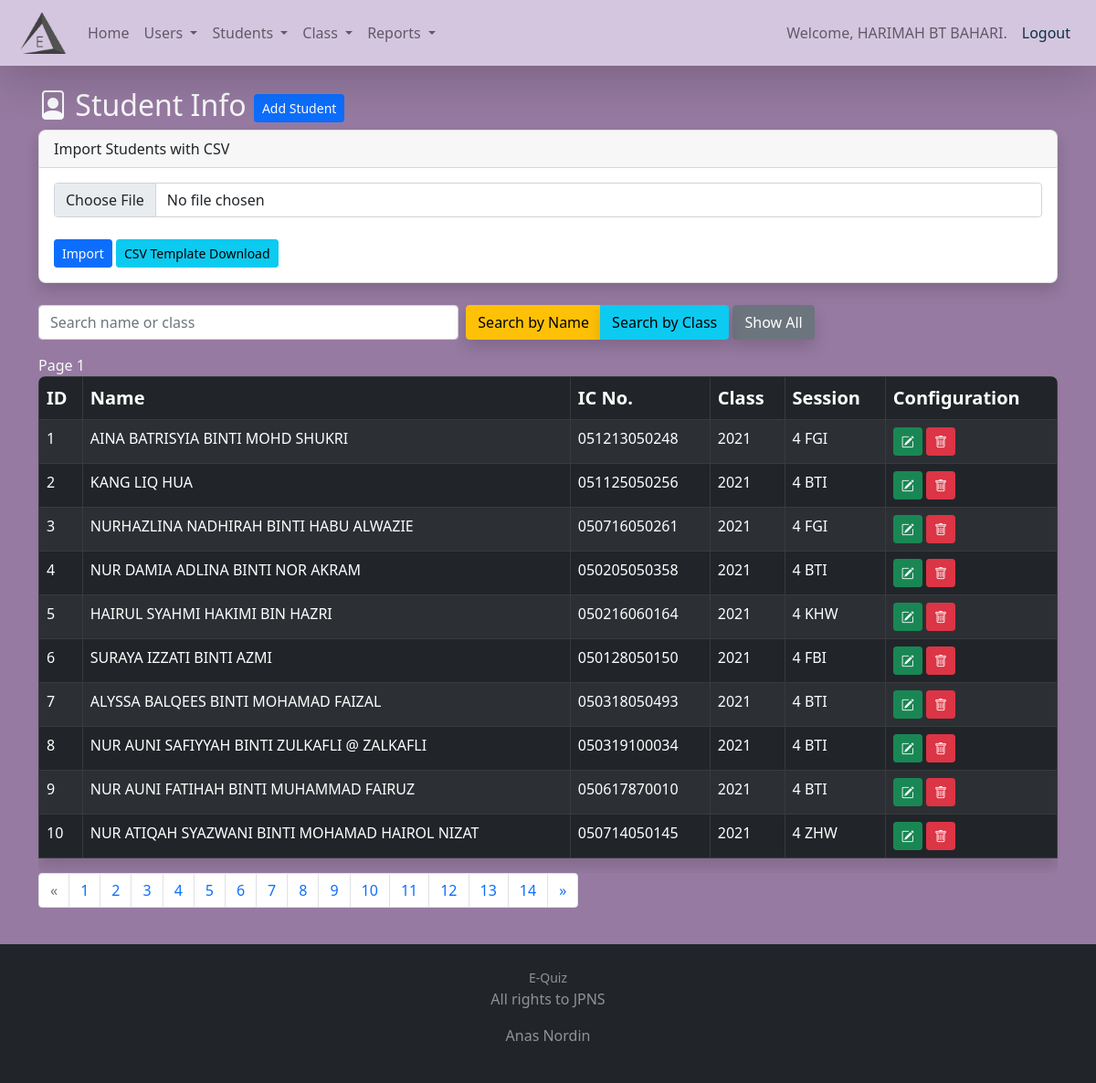
/admin/student_info.php?page=1 (signed in), run on the app's committed database.
### tables this page shows
CREATE TABLE `user` (
  `u_id` int(11) NOT NULL,
  `user_name` varchar(150) NOT NULL,
  `u_username` varchar(30) NOT NULL,
  `u_password` varchar(35) NOT NULL,
  `u_access_lvl` tinyint(4) NOT NULL,
  `date_updated` datetime NOT NULL DEFAULT current_timestamp() ON UPDATE current_timestamp()
);

CREATE TABLE `student` (
  `std_id` int(11) NOT NULL,
  `std_username` varchar(50) NOT NULL,
  `std_password` varchar(50) NOT NULL,
  `std_name` varchar(150) NOT NULL,
  `std_matric` varchar(25) NOT NULL,
  `std_session` varchar(20) NOT NULL,
  `class_id` int(11) NOT NULL
);

CREATE TABLE `class` (
  `class_id` int(11) NOT NULL,
  `class_section` varchar(10) NOT NULL
);

### admin/student_info.php (the view, shortened to what this page needs)
<?php
include('admin_header.php');
include('../inc/database.php');
$rpp = 10;
isset($_GET['page']) ? $page = $_GET['page'] : $page = 0;
if($page > 1) {
    $start = ($page * $rpp) - $rpp;
} else {
    $start = 0;
}
$sql="SELECT * FROM student";
$query=$conn->query($sql);
$numRows = $query->num_rows;
$totalPages = $numRows / $rpp;
?>
<div class="container text-light">
    <br>
    <h2 class="bi bi-file-person">
        Student Info <a href="std_form.php" class="btn btn-sm btn-primary">Add Student</a>
    </h2>
    <div class="card text-dark shadow" style="width: inherit;">
        <form action="import_process_std.php" method="post" enctype="multipart/form-data">
            <div class="card-header">
                Import Students with CSV
            </div>
            <div class="card-body">
                <input type="file" name="file" class="form-control" required> <br>
                <input type="submit" name="saveimport" value="Import" class="btn btn-sm btn-primary">
                <a href="../assets/student.csv" class="btn btn-sm btn-info" title="Student CSV" download>CSV Template Download</a>
            </div>
        </form>
    </div>
    <br>
    <form class="row g-2" method="POST">
        <div class="col-5">
            <input type="text" class="form-control" placeholder="Search name or class" name="search">
        </div>
        <div class="col-auto">
            <div class="btn-group" role="group">
                <input type="submit" class="btn btn-warning mb-3 shadow" name="submit" value="Search by Name">
                <input type="submit" class="btn btn-info mb-3 shadow" name="submitclass" value="Search by Class">
            </div>
            <a href="student_info.php?page=1" class="btn btn-secondary mb-3 shadow">Show All</a>
        </div>
    </form>
    <span>Page <?php echo $_GET['page']?></span>
    <div class="table-responsive table-scroll" style="max-height: 700px;">
        <table class="table table-dark table-striped table-bordered shadow table-hover">
            <thead>
                <tr>
                    <th>ID</th>
                    <th>Name</th>
                    <th>IC No.</th>
                    <th>Class</th>
                    <th>Session</th>
                    <th>Configuration</th>
                </tr>
            </thead>
            <tbody>
                <?php
                    if(isset($_POST['submit'])):
                        $qsearch = $_POST['search'];
                        $sql2 = "SELECT * FROM student s INNER JOIN class c WHERE c.class_id = s.class_id AND s.std_name LIKE '%$qsearch%'";
                    else:
                        $sql2="SELECT * FROM student s INNER JOIN class c WHERE c.class_id = s.class_id ORDER BY s.std_id LIMIT $start, $rpp";;
                    endif;
                    $query2 = $conn->query($sql2);
                    while($row=mysqli_fetch_assoc($query2)):
                ?>
                <tr>
                    <td><?php echo $row['std_id'] ?></td>
                    <td><?php echo $row['std_name'] ?></td>
                    <td><?php echo $row['std_matric'] ?></td>
                    <td><?php echo $row['std_session'] ?></td>
                    <td><?php echo $row['class_section'] ?></td>
                    <td>
                        <a href="std_edit.php?id=<?php echo $row['std_id'] ?>" class="btn btn-sm btn-success bi bi-pencil-square" title="Edit"></a>
                        <a href="javascript:void(0)" onclick="delete_data('std_delete.php?id=<?php echo $row['std_id']?>')" class="btn btn-sm btn-danger bi bi-trash" title="Delete"></a>
                    </td>
                </tr>
                <?php
                    endwhile;
                ?>
            </tbody>
        </table>
    </div>
    <?php if (!(isset($_POST['submit'])) and !(isset($_POST['submitclass']))): ?>
        <nav>
            <ul class="pagination">
                <li class="page-item <?php if ($_GET['page'] <= 1) { echo "disabled"; }?>">
                    <a class="page-link" href="?page=<?php echo $_GET['page'] - 1 ?>"><span aria-hidden="true">&laquo;</span></a>
                </li>
            <?php
            for ($i=1; $i < $totalPages + 1; $i++) { ?>
                <li class="page-item"><a class="page-link" href="?page=<?php echo $i ?>"><?php echo $i ?></a></li>
            <?php } ?>
                <li class="page-item <?php if ($_GET['page'] == $i - 1 or $_GET['page'] == '') { echo "disabled"; } ?>">
                    <a class="page-link" href="?page=<?php echo $_GET['page'] + 1 ?>"><span aria-hidden="true">&raquo;</span></a>
                </li>
            </ul>
        </nav>
    <?php endif ?>
</div>
<?php
include('admin_footer.php');
?>

### admin/admin_header.php (shortened to what this page needs)
<?php
include('../inc/database.php');
$sql="SELECT * FROM user WHERE u_id = " . $_SESSION['user_id'] . " ";
$query=$conn->query($sql);
$call=mysqli_fetch_assoc($query);
?>
<!DOCTYPE html>
<html lang="en">
    <head>
        <link href="https://cdn.jsdelivr.net/npm/bootstrap@5.0.2/dist/css/bootstrap.min.css" rel="stylesheet">
        <link rel="stylesheet" href="https://cdn.jsdelivr.net/npm/bootstrap-icons@1.7.2/font/bootstrap-icons.css">
        <link rel="stylesheet" href="https://cdn.jsdelivr.net/npm/select2@4.1.0-rc.0/dist/css/select2.min.css" />
        <link rel="stylesheet" href="https://cdn.jsdelivr.net/npm/select2-bootstrap-5-theme@1.2.0/dist/select2-bootstrap-5-theme.min.css" />
    </head>
    <body>
    <nav class="navbar navbar-expand-lg navbar-light bg-style shadow-lg">
        <div class="container-fluid">
            <a class="navbar-brand" href="index.php">
                <img src="../assets/logo_equiz_no_text.png" style="width:50px; margin-left: 10px;">
            </a>
            <div class="collapse navbar-collapse" id="navbarText">
                <ul class="navbar-nav me-auto mb-2 mb-lg-0">
                    <li class="nav-item active">
                        <a class="nav-link" href="index.php">Home</a>
                    </li>
                    <li class="nav-item dropdown">
                        <a class="nav-link dropdown-toggle" href="#" role="button" data-bs-toggle="dropdown" aria-expanded="false">
                            Users
                        </a>
                    </li>
                    <li class="nav-item dropdown">
                        <a class="nav-link dropdown-toggle" href="#" role="button" data-bs-toggle="dropdown" aria-expanded="false">
                            Students
                        </a>
                    </li>
                    <li class="nav-item dropdown">
                        <a class="nav-link dropdown-toggle" href="#" role="button" data-bs-toggle="dropdown" aria-expanded="false">
                            Class
                        </a>
                    </li>
                    <li class="nav-item dropdown">
                        <a class="nav-link dropdown-toggle" href="#" role="button" data-bs-toggle="dropdown" aria-expanded="false">
                            Reports
                        </a>
                    </li>
                </ul>
                <span class="navbar-text">
                    <?php echo "Welcome, ".$call['user_name']. "." ?>
                </span>
                <span class="navbar-text">
                    <a class="nav-link" style="color: #0B3142;" href="logout.php">Logout</a>
                </span>
            </div>
        </div>
    </nav>

### admin/admin_footer.php (shortened to what this page needs)
        <br>
        <footer id="sticky-footer" class="flex-shrink-0 py-4 bg-dark text-white-50">
            <div class="container text-center">
            <small>E-Quiz</small>
                <p>All rights to JPNS</p>
                <p>Anas Nordin</p>
            </div>
        </footer>
    </body>
</html>

### admin/admin_header.php (style rules this page uses)
.bg-style { background: #D5C6E0; }
html, body, .intro { height: 100%; }
table td, table th { text-overflow: ellipsis; white-space: nowrap; overflow: hidden; }
thead th { color: #fff; }
.card { border-radius: .5rem; }
.table-scroll { border-radius: .5rem; }
.table-scroll table thead th { font-size: 1.25rem; }

### admin/admin_footer.php (style rules this page uses)
html, body { height: 100%; }
body { background: linear-gradient(to right, #967AA1, #967AA1); }

### data on the page
user: user_name "HARIMAH BT BAHARI"
student: std_id "1", std_name "AINA BATRISYIA BINTI MOHD SHUKRI", std_matric "051213050248", std_session "2021", class.class_section "4 FGI"
student: std_id "2", std_name "KANG LIQ HUA", std_matric "051125050256", std_session "2021", class.class_section "4 BTI"
student: std_id "3", std_name "NURHAZLINA NADHIRAH BINTI HABU ALWAZIE", std_matric "050716050261", std_session "2021", class.class_section "4 FGI"
student: std_id "4", std_name "NUR DAMIA ADLINA BINTI NOR AKRAM", std_matric "050205050358", std_session "2021", class.class_section "4 BTI"
student: std_id "5", std_name "HAIRUL SYAHMI HAKIMI BIN HAZRI", std_matric "050216060164", std_session "2021", class.class_section "4 KHW"
student: std_id "6", std_name "SURAYA IZZATI BINTI AZMI", std_matric "050128050150", std_session "2021", class.class_section "4 FBI"
student: std_id "7", std_name "ALYSSA BALQEES BINTI MOHAMAD FAIZAL", std_matric "050318050493", std_session "2021", class.class_section "4 BTI"
student: std_id "8", std_name "NUR AUNI SAFIYYAH BINTI ZULKAFLI @ ZALKAFLI", std_matric "050319100034", std_session "2021", class.class_section "4 BTI"
student: std_id "9", std_name "NUR AUNI FATIHAH BINTI MUHAMMAD FAIRUZ", std_matric "050617870010", std_session "2021", class.class_section "4 BTI"
student: std_id "10", std_name "NUR ATIQAH SYAZWANI BINTI MOHAMAD HAIROL NIZAT", std_matric "050714050145", std_session "2021", class.class_section "4 ZHW"

### other printed values
$_GET['page'] "1"
